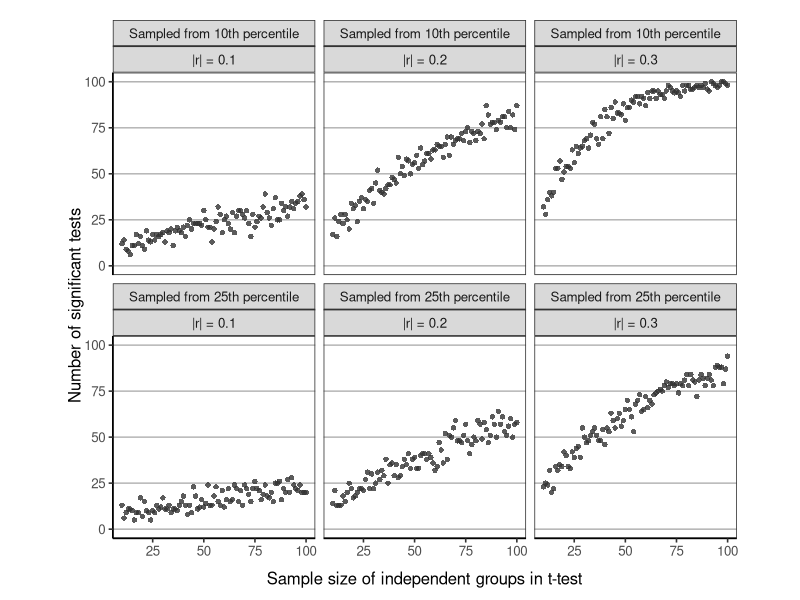
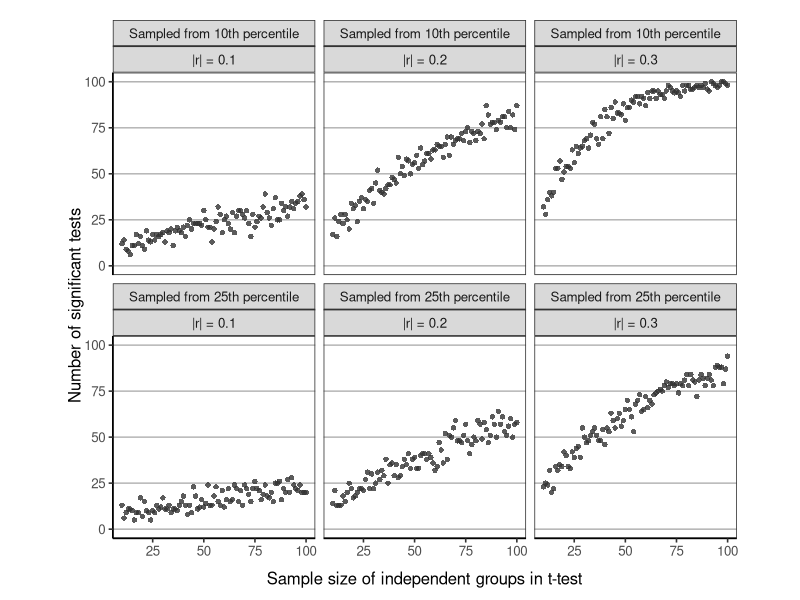

Write the R code that produced these figures, in order.

##' Functions to reproduce analyses, simulations and graphs in Chapter 1 of 'Beyond the Boundary'
##'
##' @title btb_ch1_crud.R; 
##' @author Fred Hasselman (unless otherwise indicated);
##' Copyright (C) 2010-2014 Fred Hasselman;

# BTBfiles SETUP --------------------------------------------------------------
#
# First the script will download the latest Beyond The Boundary Toolbox, 'BTBTB.R'
# It is stored in a GitHub repository from which we will source it using the devtools package
#require(devtools)

# Source the BTBTB.R toolbox!
#source_url("https://raw2.github.com/FredHasselman/toolboxR/master/BTBTB.R")

# Set the working directory to "BTBfiles" by calling the `pathfinder` fuction [function defined in BTBTB.R]
# If you know the extracted folder is beyond the scope of the current `getwd()` path, be sure to manually assign 
# YOURPATH <- "/your/path/to/BTBfiles"
#YOURPATH <- pathfinder(folder="^(BTBfiles)$")
#setwd(YOURPATH)

# Load required libraries for Chapter 1
# This installs a package if it is not present on your system [function defined in BTBTB.R]
#init(c("plyr","MASS","ggplot2","grid"))

# Most Scientific Journals want Arial as a font for Figures [function defined in BTBTB.R]
#setArial(afmPATH=paste(YOURPATH,"afm",sep="/"))


# ----------------------CHAPTER THE FIRST---------------------------------------
#
# This code will reproduce the analyses/tables/figures presented in Chapter 1 of BEYOND THE BOUNDARY based on simulated data.
# 

library(plyr)
library(MASS)
library(ggplot2)
library(grid)

# Generate CRUD population and samples ------------------------------------

# Create two population sized correlated random variables
popgen <- function (np,r,sd1,sd2){
  e.cor <- matrix(c(1,r,r,1),2) 
  e.cov <- e.cor*as.matrix(c(sd1,sd2))%*%t(as.matrix(c(sd1,sd2)))
  return(e <- mvrnorm(np,c(0,0),e.cov))
}

set.seed(1111) #set the seed of the random number generator

nmin=10
nmax=100
nt=100
np=10^6

cors  <- c(0.1,0.2,0.3)
sd1   <- 1
# This can be a vector of SD values for the second variable, it doesn't make a lot of difference for the results
sd2   <- 1 #c(1,10,100)
cruds <- vector("list",length(cors)*length(sd2))

# These for.. loops for are used to display more clearly what happens: iterate over correlations and sds
tot = 0
for(c in seq(along=cors)){
  for(s in seq(along=sd2)){
    tot = tot+1
    
    e <- popgen(np,cors[c],sd1,sd2[s])
    
    qDYS    <- quantile(e[,1], probs = c(0.1, 0.25, 0.25, 0.75))
    idDYS10 <- which(e[,1]<=qDYS[1])
    idDYS25 <- which(e[,1]<=qDYS[2])
    idAVE25 <- which((e[,1]>qDYS[3]) & (e[,1]<qDYS[4]))
    DYS10   <- e[idDYS10,2]
    DYS25   <- e[idDYS25,2]
    AVE25   <- e[idAVE25,2]
    
    # Run t-tests on 100 samples for each restricted range group
    # Honk if you love vector programming!    
    data1 <- replicate(nt,mapply(t.test, x=mapply(sample,size=nmin:nmax,MoreArgs=list(x=AVE25)), y=mapply(sample,size=nmin:nmax,MoreArgs=list(x=DYS10)), MoreArgs=list(alternative="greater"))[3,])
    data2 <- replicate(nt,mapply(t.test, x=mapply(sample,size=nmin:nmax,MoreArgs=list(x=AVE25)), y=mapply(sample,size=nmin:nmax,MoreArgs=list(x=DYS25)), MoreArgs=list(alternative="greater"))[3,])
    
    # Count significant tests
    p1 <- (apply(data1<.05,1,sum,na.rm=T))
    p2 <- (apply(data2<.05,1,sum,na.rm=T))
    pr <- c(p1,p2)  
    
    ind <- c(rep(1,(nmax-nmin)+1),rep(2,(nmax-nmin)+1))
    NN  <- c(nmin:nmax,nmin:nmax)
    cor <- rep(cors[c],2*((nmax-nmin)+1))
    dsd <- rep(sd2[s],2*((nmax-nmin)+1))
    
    df     <- as.data.frame(cbind(ind,cor,dsd,NN,pr))
    df$ind <- factor(df$ind,labels=c("Sampled from 10th percentile","Sampled from 25th percentile"))
    
    cruds[[tot]] <- df
    
    rm(e,data1,data2,p1,p2,pr,ind,NN,cor,dsd,df)
  }
}


################
## Figure 1.5 ##
################

# create data.frame
df     <- ldply(cruds,rbind)
df$cor <- factor(df$cor, labels=c("|r| = 0.1","|r| = 0.2","|r| = 0.3"))
df$dsd <- factor(df$dsd)

ggplot(df) +  
  geom_hline(yintercept=0  ,colour="grey70") + 
  geom_hline(yintercept=25 ,colour="grey70") + 
  geom_hline(yintercept=50 ,colour="grey70") + 
  geom_hline(yintercept=75 ,colour="grey70") + 
  geom_hline(yintercept=100,colour="grey70") + 
  geom_point(aes(x=NN,y=pr,colour=dsd,shape=dsd), alpha=.8,show_guide=F) +  
  scale_colour_grey() +
  facet_wrap(ind ~ cor) +  
  xlab("Sample size of independent groups in t-test") + ylab("Number of significant tests") +
  theme_bw(base_size=12) + 
  theme(aspect.ratio=1, 
        axis.line = element_line(colour="black"),
        axis.title.x = element_text(vjust=-1.1),
        axis.title.y = element_text(vjust=-0.1),
        plot.margin = unit(c(1,1,1,1), "lines"),
        panel.background   = element_blank(),
        panel.grid.minor.x = element_blank(), 
        panel.grid.minor.y = element_blank(),
        panel.grid.major.x = element_blank(), 
        panel.grid.major.y = element_blank())


# Some results mentioned in the text --------------------------------------

df$NN[df$pr[df$cor==levels(df$cor)[1] & df$ind==levels(df$ind)[1]]>=25][1]
df$NN[df$pr[df$cor==levels(df$cor)[1] & df$ind==levels(df$ind)[2]]>=25][1]


df$NN[df$pr[df$cor==levels(df$cor)[2] & df$ind==levels(df$ind)[1]]>=25][1]
df$NN[df$pr[df$cor==levels(df$cor)[2] & df$ind==levels(df$ind)[2]]>=25][1]

df$NN[df$pr[df$cor==levels(df$cor)[3] & df$ind==levels(df$ind)[1]]>=25][1]
df$NN[df$pr[df$cor==levels(df$cor)[3] & df$ind==levels(df$ind)[2]]>=25][1]

df$NN[df$pr[df$cor==levels(df$cor)[3] & df$ind==levels(df$ind)[1]]>=90][1]
df$NN[df$pr[df$cor==levels(df$cor)[3] & df$ind==levels(df$ind)[2]]>=90][1]


# Save Figure1.4 ----------------------------------------------------------
w=30
h=20
ggsave(file= "Crud.pdf",width=w,height=h,units="cm",dpi=300)
